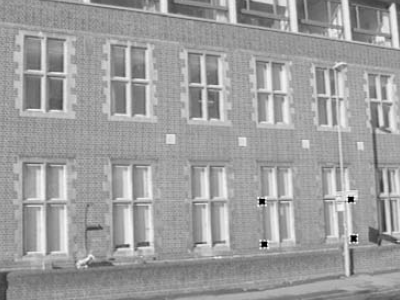
#> input picture Assignment6/homework6.pgm, 400 x 300 px
$ python source.py
#> lines starting #> are read from the running program, lines starting #| are printed output that depends on the picture
########################## EXERCISE 2 ##########################
import cv2
import numpy as np

def main():
    # Read the input image
    img = cv2.imread("homework6.pgm", cv2.IMREAD_GRAYSCALE)
#> img is the input picture: shape (300, 400); min 0, max 255, mean 158.4
    if img is None:
        print("Error: Could not read the image.")
        return
    # Source and destination points definition
    src_points = np.array([[244,263], [238,353], [199,350], [201,262]], dtype=np.float32)
    dst_points = np.array([[232,216], [232,311], [197,311], [197,216]], dtype=np.float32)
    # Compute the homography matrix
    h_matrix, _ = cv2.findHomography(dst_points, src_points)
    # Create an empty output image
    output_size = (300, 370)
    # Use the inverse of h and bilinear interpolation img for computing the intensities of the pixels in B.
    B = cv2.warpPerspective(img, h_matrix, output_size, flags=cv2.INTER_LINEAR)
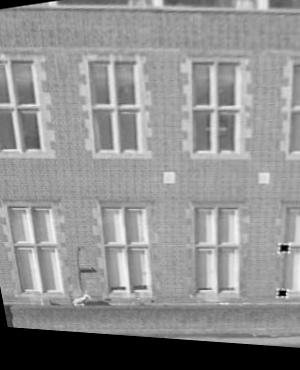
#> B: shape (370, 300); min 0, max 251, mean 144

    # Save the output img
    cv2.imwrite("Images/rectified_output.pgm", B)
    cv2.imshow("Rectified Image", B)
    # cv2.waitKey(0)
    cv2.destroyAllWindows()
    cv2.imwrite("Images/homework6.png", B)


if __name__ == "__main__":
    main()
